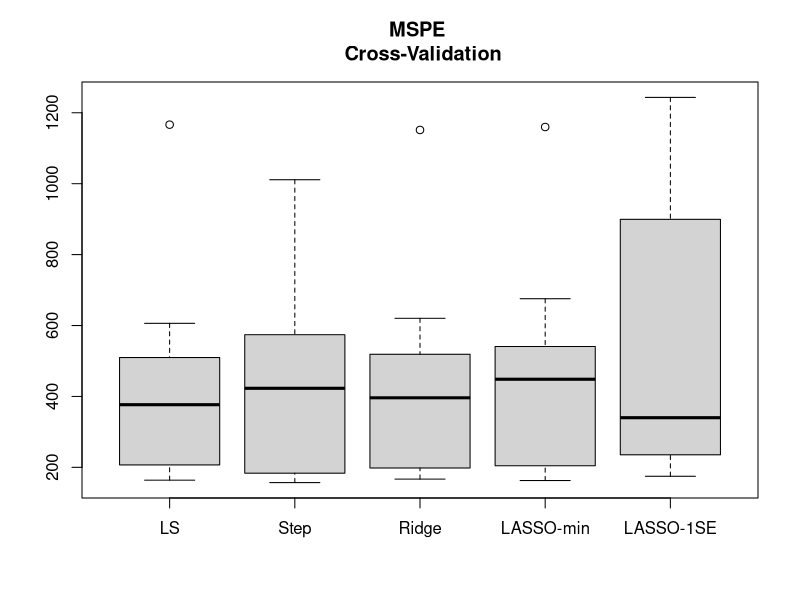
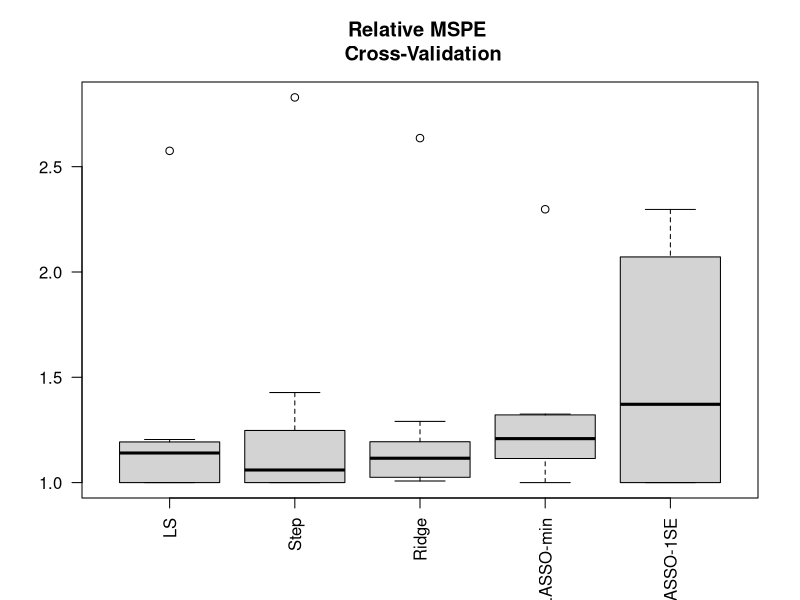
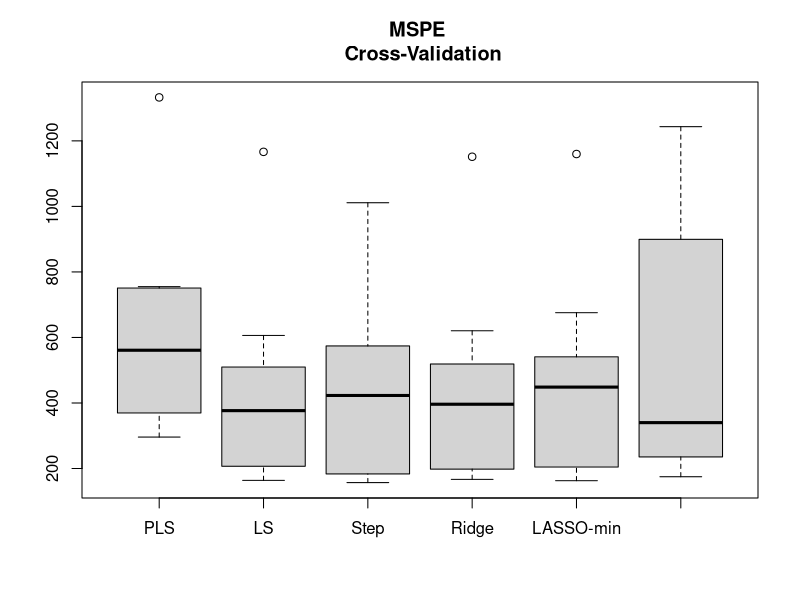
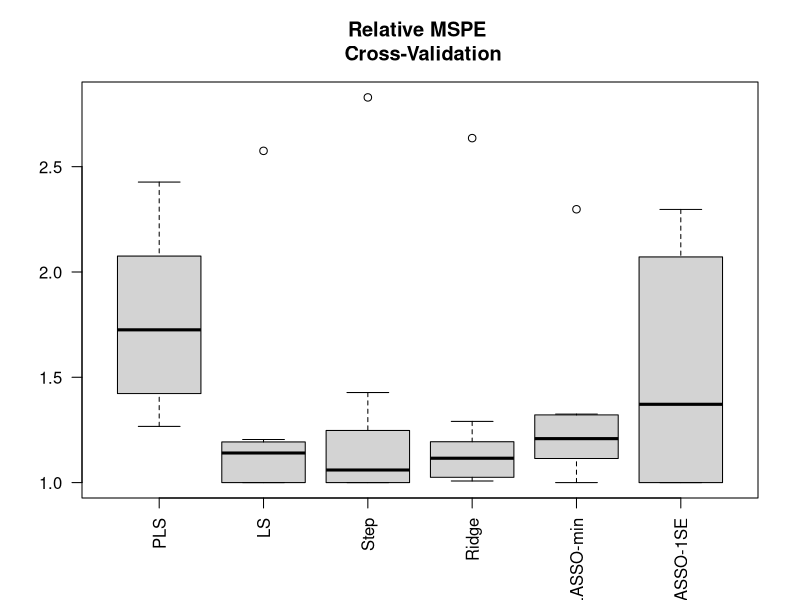
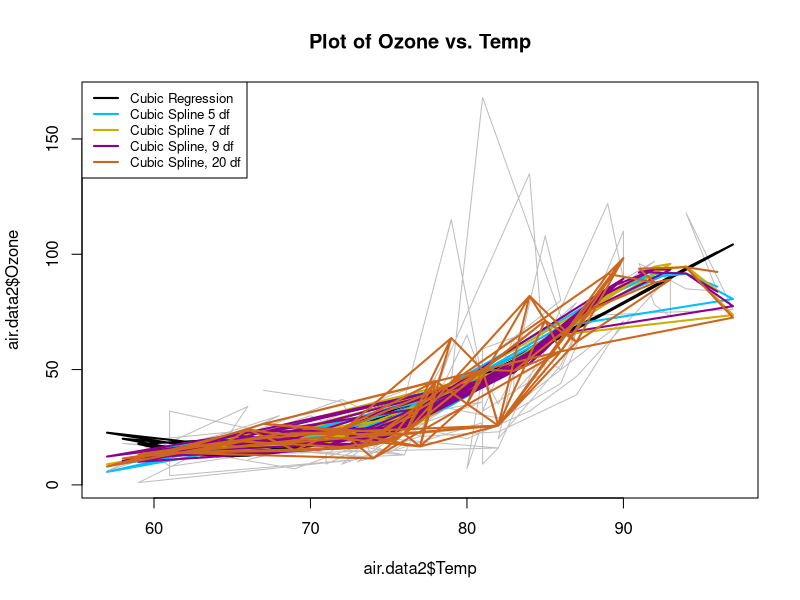

Write the R code that produced these figures, in order.
## ---- chunk 1
knitr::opts_chunk$set(echo = TRUE)
## ---- chunk 2
library(MASS) # for ridge
library(glmnet) # for LASSO
# get the data 
air.data <- airquality
air.data2 <- na.omit(air.data[, 1:4])
air.data2$TWcp = air.data2$Temp*air.data2$Wind
air.data2$TWrat = air.data2$Temp/air.data2$Wind
## ---- chunk 3
# fit a ridge regression
ridge <- lm.ridge(Ozone ~ ., lambda = seq(0, 100, .05), data = air.data2)
which.min(ridge$GCV)
(coef.ri.best <- coef(ridge)[which.min(ridge$GCV), ])
## ---- chunk 4
# fit a least squares regression
ls <- lm(Ozone ~ ., data = air.data2)
ls
## ---- chunk 5
# fit lasso
lasso <- cv.glmnet(y = as.matrix(air.data2[, 1]), x = as.matrix(air.data2[, c(2:6)]), family = "gaussian")
# lambda min
lasso$lambda.min
# lambda 1se
lasso$lambda.1se
## ---- chunk 6
# get the coefficient estimates
coef(lasso, s = lasso$lambda.min) # lambda min
coef(lasso, s = lasso$lambda.1se) # lambda 1se
## ---- chunk 7
# fit step-wise regression
initial <- lm(
  data = air.data2,
  formula = Ozone ~ 1
)
final <- lm(
  data = air.data2,
  formula = Ozone ~ .
)

step <- step(
  object = initial, scope = list(upper = final),
  k = log(nrow(air.data2))
)
summary(step)
## ---- chunk 8
set.seed(2928893)
## ---- chunk 9
# set number of folds
V <- 10 
# sample the folds
n = nrow(air.data2)
folds <- floor((sample.int(n) - 1) * V / n) + 1
## ---- chunk 10
## including ls and step for part e
# create matrix for MSPEs for 5 models
MSPEs.cv <- matrix(NA, nrow = V, ncol = 5)
colnames(MSPEs.cv) <- c("LS", "Step", "Ridge", "LASSO-min", "LASSO-1SE")
# run cross-validation in for-loop
for (v in 1:V) {
  
  # fit 5 models on fold == !v
  model.ls.cv <- lm(Ozone ~ ., data=air.data2[folds!=v, ])
  model.step.cv <- step <- step(
    object = lm(data=air.data2[folds!=v, ], formula = Ozone ~ 1), 
    scope = list(upper = lm(data=air.data2[folds!=v, ], formula = Ozone ~ .)),
    k = log(nrow(air.data2[folds!=v, ]))
    )
  model.ridge.cv <- lm.ridge(Ozone ~ ., lambda=seq(0, 100, .05), air.data2[folds!=v, ])
  model.lasso.cv <- cv.glmnet(
    y = as.matrix(air.data2[folds!=v, 1]), 
    x = as.matrix(air.data2[folds!=v, c(2:6)]), 
    family = "gaussian"
    )
  
  # predict Ozone using the fitted models on fold == v
  pred.ls.cv <- predict(model.ls.cv, newdata=air.data2[folds==v, ])
  pred.step.cv <- predict(model.step.cv, newdata=air.data2[folds==v, ])
  pred.ridge.cv <- as.matrix(cbind(1, air.data2[folds==v, 2:6])) %*% 
    coef(model.ridge.cv)[which.min(model.ridge.cv$GCV), ]
  pred.lasso.min.cv <- predict(model.lasso.cv, newx=as.matrix(air.data2[folds==v, c(2:6)]), 
                               s=model.lasso.cv$lambda.min)
  pred.lasso.1se.cv <- predict(model.lasso.cv, newx=as.matrix(air.data2[folds==v, c(2:6)]), 
                               s=model.lasso.cv$lambda.1se)
  
  # calculated MSPEs for 5 models for each v fold
  MSPEs.cv[v, 1] <- mean((air.data2[folds==v, "Ozone"] - pred.ls.cv)^2)
  MSPEs.cv[v, 2] <- mean((air.data2[folds==v, "Ozone"] - pred.step.cv)^2)
  MSPEs.cv[v, 3] <- mean((air.data2[folds==v, "Ozone"] - pred.ridge.cv)^2)
  MSPEs.cv[v, 4] <- mean((air.data2[folds==v, "Ozone"] - pred.lasso.min.cv)^2)
  MSPEs.cv[v, 5] <- mean((air.data2[folds==v, "Ozone"] - pred.lasso.1se.cv)^2)
}
## ---- chunk 11
# get the MSPEs for each 10 folds
MSPEs.cv[, 3:5]
# get the mean MSPEs
MSPEcv <- apply(X = MSPEs.cv, MARGIN = 2, FUN = mean)
MSPEcv[3:5]
## ---- chunk 12
# create boxplots for MSPEs
boxplot(MSPEs.cv, main = "MSPE \n Cross-Validation")
## ---- chunk 13
# create boxplots for relative MSPEs
low.cv <- apply(MSPEs.cv, 1, min)
boxplot(MSPEs.cv / low.cv,
        las = 2,
        main = "Relative MSPE \n Cross-Validation"
)

## ---- chunk 14
library(pls)
# create matrix for number of optimal PCs
opt.pc.cv <- matrix(NA, nrow = V, ncol = 1)
colnames(opt.pc.cv) <- c("optimal number of PCs")
# create matrix for MSPEs for pls
MSPEs.pls.cv <- matrix(NA, nrow = V, ncol = 1)
colnames(MSPEs.pls.cv) <- c("PLS")
# run cross-validation in for-loop
for(v in 1:V) {
  # fit pls 
  model.pls <- plsr(Ozone ~ ., data=air.data2[folds!=v, ], ncomp=5, validation="CV")
  CVpls <- model.pls$validation
  pls.comps <- CVpls$PRESS
  
  # get the lowest RMSEP
  opt.comps <- which.min(pls.comps)
  opt.pc.cv[v] <- opt.comps
  
  ## 1(c)
  # predict Ozone using the fitted models and number of components on fold == v
  pred.pls <- predict(model.pls, n_comp=opt.comps,newdata=air.data2[folds==v, ])
  
  # calculated MSPEs for each v fold
  MSPEs.pls.cv[v] <- mean((air.data2[folds==v, "Ozone"] - pred.pls)^2)
}
## ---- chunk 15
# get the number of optimal PCs in each folds
opt.pc.cv
## ---- chunk 16
# get the MSPEs for each 10 folds
MSPEs.pls.cv
# get the mean MSPEs
(MSPEpls <- apply(X = MSPEs.pls.cv, MARGIN = 2, FUN = mean))
## ---- chunk 17
# create boxplots for MSPEs
boxplot(cbind(MSPEs.pls.cv, MSPEs.cv), main = "MSPE \n Cross-Validation")
## ---- chunk 18
# create boxplots for relative MSPEs
low.cv <- apply(cbind(MSPEs.pls.cv, MSPEs.cv), 1, min)
boxplot(cbind(MSPEs.pls.cv, MSPEs.cv) / low.cv,
        las = 2,
        main = "Relative MSPE \n Cross-Validation"
)
## ---- chunk 19
library(splines)
plot(
  x = air.data2$Temp, y = air.data2$Ozone, type = "l", col = "gray",
  main = "Plot of Ozone vs. Temp"
)
legend(
    "topleft", legend = c(
    "Cubic Regression", "Cubic Spline 5 df",
    "Cubic Spline 7 df", "Cubic Spline, 9 df",
    "Cubic Spline, 20 df"),
  lty = "solid", col = colors()[c(24, 121, 145, 84, 55)], 
  lwd = 2, cex=0.8
)
# add cubic polynomial to plot (3 df model)
poly3 <- lm(data = air.data2, Ozone ~ poly(x=Temp, degree = 3))
lines(x = air.data2$Temp, y = predict(poly3, newdata = air.data2), col = colors()[24], lwd = 2)
# 5 DF spline
cub.spl.5 <- lm(data = air.data2, Ozone ~ bs(Temp, df = 5))
lines(x = air.data2$Temp, y = predict(cub.spl.5, newdata = air.data2), 
      col = colors()[121], lwd = 2)
# 7 DF spline
cub.spl.7 <- lm(data = air.data2, Ozone ~ bs(Temp, df = 7))
lines(x = air.data2$Temp, y = predict(cub.spl.7, newdata = air.data2), 
      col = colors()[145], lwd = 2)
# 9 DF spline
cub.spl.9 <- lm(data = air.data2, Ozone ~ bs(Temp, df = 9))
lines(x = air.data2$Temp, y = predict(cub.spl.9, newdata = air.data2), 
      col = colors()[84], lwd = 2)
# 20 DF spline
cub.spl.20 <- lm(data = air.data2, Ozone ~ bs(Temp, df = 20))
lines(x = air.data2$Temp, y = predict(cub.spl.20, newdata = air.data2), 
      col = colors()[55], lwd = 2)
